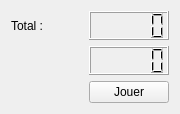
<?xml version="1.0" encoding="UTF-8"?>
<ui version="4.0">
 <class>Widget</class>
 <widget class="QWidget" name="Widget">
  <property name="geometry">
   <rect>
    <x>0</x>
    <y>0</y>
    <width>180</width>
    <height>114</height>
   </rect>
  </property>
  <property name="minimumSize">
   <size>
    <width>180</width>
    <height>100</height>
   </size>
  </property>
  <property name="maximumSize">
   <size>
    <width>180</width>
    <height>114</height>
   </size>
  </property>
  <property name="windowTitle">
   <string>Widget</string>
  </property>
  <layout class="QGridLayout" name="gridLayout">
   <item row="2" column="1">
    <widget class="QPushButton" name="pbPlay">
     <property name="text">
      <string>Jouer</string>
     </property>
    </widget>
   </item>
   <item row="1" column="1">
    <widget class="QLCDNumber" name="LCDNDraw"/>
   </item>
   <item row="0" column="1">
    <widget class="QLCDNumber" name="LCDNSum"/>
   </item>
   <item row="0" column="0">
    <widget class="QLabel" name="labelTotal">
     <property name="text">
      <string>Total :</string>
     </property>
    </widget>
   </item>
  </layout>
 </widget>
 <resources/>
 <connections/>
</ui>
